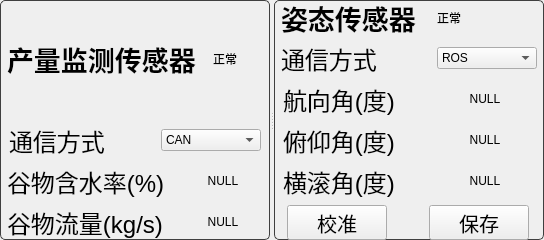
                        <widget class="QSplitter" name="splitter">
                         <property name="orientation">
                          <enum>Qt::Horizontal</enum>
                         </property>
                         <widget class="QWidget" name="widget_2" native="true">
                          <property name="minimumSize">
                           <size>
                            <width>270</width>
                            <height>240</height>
                           </size>
                          </property>
                          <property name="maximumSize">
                           <size>
                            <width>270</width>
                            <height>240</height>
                           </size>
                          </property>
                          <property name="styleSheet">
                           <string notr="true">#widget_2{
border-style:solid;
border-width:1px;
border-color:#3f3f3f;
border-radius:5px;
}</string>
                          </property>
                          <layout class="QGridLayout" name="gridLayout_15">
                           <item row="0" column="0">
                            <layout class="QHBoxLayout" name="horizontalLayout_35">
                             <item>
                              <widget class="QLabel" name="label_23">
                               <property name="minimumSize">
                                <size>
                                 <width>200</width>
                                 <height>0</height>
                                </size>
                               </property>
                               <property name="maximumSize">
                                <size>
                                 <width>150</width>
                                 <height>16777215</height>
                                </size>
                               </property>
                               <property name="font">
                                <font>
                                 <pointsize>20</pointsize>
                                 <weight>75</weight>
                                 <bold>true</bold>
                                </font>
                               </property>
                               <property name="text">
                                <string>产量监测传感器</string>
                               </property>
                              </widget>
                             </item>
                             <item>
                              <widget class="QLabel" name="label_24">
                               <property name="minimumSize">
                                <size>
                                 <width>50</width>
                                 <height>0</height>
                                </size>
                               </property>
                               <property name="maximumSize">
                                <size>
                                 <width>30</width>
                                 <height>16777215</height>
                                </size>
                               </property>
                               <property name="text">
                                <string>正常</string>
                               </property>
                              </widget>
                             </item>
                            </layout>
                           </item>
                           <item row="1" column="0">
                            <layout class="QHBoxLayout" name="horizontalLayout_38">
                             <property name="spacing">
                              <number>0</number>
                             </property>
                             <item>
                              <widget class="QLabel" name="label_27">
                               <property name="minimumSize">
                                <size>
                                 <width>150</width>
                                 <height>0</height>
                                </size>
                               </property>
                               <property name="maximumSize">
                                <size>
                                 <width>150</width>
                                 <height>16777215</height>
                                </size>
                               </property>
                               <property name="font">
                                <font>
                                 <pointsize>18</pointsize>
                                </font>
                               </property>
                               <property name="text">
                                <string>通信方式</string>
                               </property>
                              </widget>
                             </item>
                             <item>
                              <widget class="QComboBox" name="comboBox_2">
                               <property name="minimumSize">
                                <size>
                                 <width>100</width>
                                 <height>0</height>
                                </size>
                               </property>
                               <property name="maximumSize">
                                <size>
                                 <width>100</width>
                                 <height>16777215</height>
                                </size>
                               </property>
                               <item>
                                <property name="text">
                                 <string>CAN</string>
                                </property>
                               </item>
                               <item>
                                <property name="text">
                                 <string>串口</string>
                                </property>
                               </item>
                              </widget>
                             </item>
                            </layout>
                           </item>
                           <item row="2" column="0">
                            <layout class="QHBoxLayout" name="horizontalLayout_33">
                             <item>
                              <widget class="QLabel" name="label_26">
                               <property name="minimumSize">
                                <size>
                                 <width>150</width>
                                 <height>0</height>
                                </size>
                               </property>
                               <property name="maximumSize">
                                <size>
                                 <width>16777215</width>
                                 <height>16777215</height>
                                </size>
                               </property>
                               <property name="font">
                                <font>
                                 <pointsize>18</pointsize>
                                </font>
                               </property>
                               <property name="text">
                                <string>谷物含水率(%)</string>
                               </property>
                              </widget>
                             </item>
                             <item>
                              <widget class="QLabel" name="sensorManager_label_water">
                               <property name="minimumSize">
                                <size>
                                 <width>80</width>
                                 <height>30</height>
                                </size>
                               </property>
                               <property name="maximumSize">
                                <size>
                                 <width>50</width>
                                 <height>30</height>
                                </size>
                               </property>
                               <property name="text">
                                <string>NULL</string>
                               </property>
                               <property name="alignment">
                                <set>Qt::AlignCenter</set>
                               </property>
                              </widget>
                             </item>
                            </layout>
                           </item>
                           <item row="3" column="0">
                            <layout class="QHBoxLayout" name="horizontalLayout_36">
                             <property name="spacing">
                              <number>0</number>
                             </property>
                             <item>
                              <widget class="QLabel" name="label_25">
                               <property name="minimumSize">
                                <size>
                                 <width>150</width>
                                 <height>0</height>
                                </size>
                               </property>
                               <property name="maximumSize">
                                <size>
                                 <width>16777215</width>
                                 <height>16777215</height>
                                </size>
                               </property>
                               <property name="font">
                                <font>
                                 <pointsize>18</pointsize>
                                </font>
                               </property>
                               <property name="text">
                                <string>谷物流量(kg/s)</string>
                               </property>
                              </widget>
                             </item>
                             <item>
                              <widget class="QLabel" name="sensorManager_label_yield">
                               <property name="minimumSize">
                                <size>
                                 <width>80</width>
                                 <height>30</height>
                                </size>
                               </property>
                               <property name="maximumSize">
                                <size>
                                 <width>50</width>
                                 <height>30</height>
                                </size>
                               </property>
                               <property name="text">
                                <string>NULL</string>
                               </property>
                               <property name="alignment">
                                <set>Qt::AlignCenter</set>
                               </property>
                              </widget>
                             </item>
                            </layout>
                           </item>
                          </layout>
                         </widget>
                         <widget class="QWidget" name="widget_IMU" native="true">
                          <property name="minimumSize">
                           <size>
                            <width>270</width>
                            <height>240</height>
                           </size>
                          </property>
                          <property name="maximumSize">
                           <size>
                            <width>270</width>
                            <height>240</height>
                           </size>
                          </property>
                          <property name="styleSheet">
                           <string notr="true">#widget_IMU{
border-style:solid;
border-width:1px;
border-color:#3f3f3f;
border-radius:5px;
}</string>
                          </property>
                          <layout class="QGridLayout" name="gridLayout_20">
                           <item row="4" column="0">
                            <layout class="QHBoxLayout" name="horizontalLayout_48">
                             <property name="spacing">
                              <number>0</number>
                             </property>
                             <item>
                              <widget class="QLabel" name="label_42">
                               <property name="minimumSize">
                                <size>
                                 <width>150</width>
                                 <height>0</height>
                                </size>
                               </property>
                               <property name="maximumSize">
                                <size>
                                 <width>150</width>
                                 <height>16777215</height>
                                </size>
                               </property>
                               <property name="font">
                                <font>
                                 <pointsize>18</pointsize>
                                </font>
                               </property>
                               <property name="text">
                                <string>横滚角(度)</string>
                               </property>
                              </widget>
                             </item>
                             <item>
                              <widget class="QLabel" name="sensorManager_label_Roll">
                               <property name="minimumSize">
                                <size>
                                 <width>100</width>
                                 <height>30</height>
                                </size>
                               </property>
                               <property name="maximumSize">
                                <size>
                                 <width>50</width>
                                 <height>30</height>
                                </size>
                               </property>
                               <property name="text">
                                <string>NULL</string>
                               </property>
                               <property name="alignment">
                                <set>Qt::AlignCenter</set>
                               </property>
                              </widget>
                             </item>
                            </layout>
                           </item>
                           <item row="3" column="0">
                            <layout class="QHBoxLayout" name="horizontalLayout_47">
                             <property name="spacing">
                              <number>0</number>
                             </property>
                             <item>
                              <widget class="QLabel" name="label_40">
                               <property name="minimumSize">
                                <size>
                                 <width>150</width>
                                 <height>0</height>
                                </size>
                               </property>
                               <property name="maximumSize">
                                <size>
                                 <width>150</width>
                                 <height>16777215</height>
                                </size>
                               </property>
                               <property name="font">
                                <font>
                                 <pointsize>18</pointsize>
                                </font>
                               </property>
                               <property name="text">
                                <string>俯仰角(度)</string>
                               </property>
                              </widget>
                             </item>
                             <item>
                              <widget class="QLabel" name="sensorManager_label_Pitch">
                               <property name="minimumSize">
                                <size>
                                 <width>100</width>
                                 <height>30</height>
                                </size>
                               </property>
                               <property name="maximumSize">
                                <size>
                                 <width>50</width>
                                 <height>30</height>
                                </size>
                               </property>
                               <property name="text">
                                <string>NULL</string>
                               </property>
                               <property name="alignment">
                                <set>Qt::AlignCenter</set>
                               </property>
                              </widget>
                             </item>
                            </layout>
                           </item>
                           <item row="2" column="0">
                            <layout class="QHBoxLayout" name="horizontalLayout_46">
                             <property name="spacing">
                              <number>0</number>
                             </property>
                             <item>
                              <widget class="QLabel" name="label_38">
                               <property name="minimumSize">
                                <size>
                                 <width>150</width>
                                 <height>0</height>
                                </size>
                               </property>
                               <property name="maximumSize">
                                <size>
                                 <width>150</width>
                                 <height>16777215</height>
                                </size>
                               </property>
                               <property name="font">
                                <font>
                                 <pointsize>18</pointsize>
                                </font>
                               </property>
                               <property name="text">
                                <string>航向角(度)</string>
                               </property>
                              </widget>
                             </item>
                             <item>
                              <widget class="QLabel" name="sensorManager_label_Yaw">
                               <property name="minimumSize">
                                <size>
                                 <width>100</width>
                                 <height>30</height>
                                </size>
                               </property>
                               <property name="maximumSize">
                                <size>
                                 <width>50</width>
                                 <height>30</height>
                                </size>
                               </property>
                               <property name="text">
                                <string>NULL</string>
                               </property>
                               <property name="alignment">
                                <set>Qt::AlignCenter</set>
                               </property>
                              </widget>
                             </item>
                            </layout>
                           </item>
                           <item row="5" column="0">
                            <layout class="QHBoxLayout" name="horizontalLayout_49">
                             <item>
                              <widget class="QPushButton" name="pushButton_12">
                               <property name="minimumSize">
                                <size>
                                 <width>100</width>
                                 <height>0</height>
                                </size>
                               </property>
                               <property name="maximumSize">
                                <size>
                                 <width>100</width>
                                 <height>16777215</height>
                                </size>
                               </property>
                               <property name="font">
                                <font>
                                 <pointsize>15</pointsize>
                                </font>
                               </property>
                               <property name="text">
                                <string>校准</string>
                               </property>
                              </widget>
                             </item>
                             <item>
                              <spacer name="horizontalSpacer_21">
                               <property name="orientation">
                                <enum>Qt::Horizontal</enum>
                               </property>
                               <property name="sizeType">
                                <enum>QSizePolicy::Fixed</enum>
                               </property>
                               <property name="sizeHint" stdset="0">
                                <size>
                                 <width>30</width>
                                 <height>20</height>
                                </size>
                               </property>
                              </spacer>
                             </item>
                             <item>
                              <widget class="QPushButton" name="pushButton_22">
                               <property name="minimumSize">
                                <size>
                                 <width>100</width>
                                 <height>0</height>
                                </size>
                               </property>
                               <property name="maximumSize">
                                <size>
                                 <width>100</width>
                                 <height>16777215</height>
                                </size>
                               </property>
                               <property name="font">
                                <font>
                                 <pointsize>15</pointsize>
                                </font>
                               </property>
                               <property name="text">
                                <string>保存</string>
                               </property>
                              </widget>
                             </item>
                            </layout>
                           </item>
                           <item row="0" column="0">
                            <layout class="QHBoxLayout" name="horizontalLayout_45">
                             <item>
                              <widget class="QLabel" name="label_36">
                               <property name="minimumSize">
                                <size>
                                 <width>150</width>
                                 <height>0</height>
                                </size>
                               </property>
                               <property name="maximumSize">
                                <size>
                                 <width>150</width>
                                 <height>16777215</height>
                                </size>
                               </property>
                               <property name="font">
                                <font>
                                 <pointsize>20</pointsize>
                                 <weight>75</weight>
                                 <bold>true</bold>
                                </font>
                               </property>
                               <property name="text">
                                <string>姿态传感器</string>
                               </property>
                              </widget>
                             </item>
                             <item>
                              <widget class="QLabel" name="label_37">
                               <property name="minimumSize">
                                <size>
                                 <width>100</width>
                                 <height>0</height>
                                </size>
                               </property>
                               <property name="maximumSize">
                                <size>
                                 <width>100</width>
                                 <height>16777215</height>
                                </size>
                               </property>
                               <property name="text">
                                <string>正常</string>
                               </property>
                              </widget>
                             </item>
                            </layout>
                           </item>
                           <item row="1" column="0">
                            <layout class="QHBoxLayout" name="horizontalLayout_16">
                             <item>
                              <widget class="QLabel" name="label_46">
                               <property name="minimumSize">
                                <size>
                                 <width>150</width>
                                 <height>0</height>
                                </size>
                               </property>
                               <property name="maximumSize">
                                <size>
                                 <width>150</width>
                                 <height>16777215</height>
                                </size>
                               </property>
                               <property name="font">
                                <font>
                                 <pointsize>18</pointsize>
                                 <weight>50</weight>
                                 <bold>false</bold>
                                </font>
                               </property>
                               <property name="text">
                                <string>通信方式</string>
                               </property>
                              </widget>
                             </item>
                             <item>
                              <widget class="QComboBox" name="comboBox_5">
                               <property name="minimumSize">
                                <size>
                                 <width>100</width>
                                 <height>0</height>
                                </size>
                               </property>
                               <property name="maximumSize">
                                <size>
                                 <width>100</width>
                                 <height>16777215</height>
                                </size>
                               </property>
                               <item>
                                <property name="text">
                                 <string>ROS</string>
                                </property>
                               </item>
                               <item>
                                <property name="text">
                                 <string>串口</string>
                                </property>
                               </item>
                               <item>
                                <property name="text">
                                 <string>CAN</string>
                                </property>
                               </item>
                              </widget>
                             </item>
                            </layout>
                           </item>
                          </layout>
                         </widget>
                        </widget>
